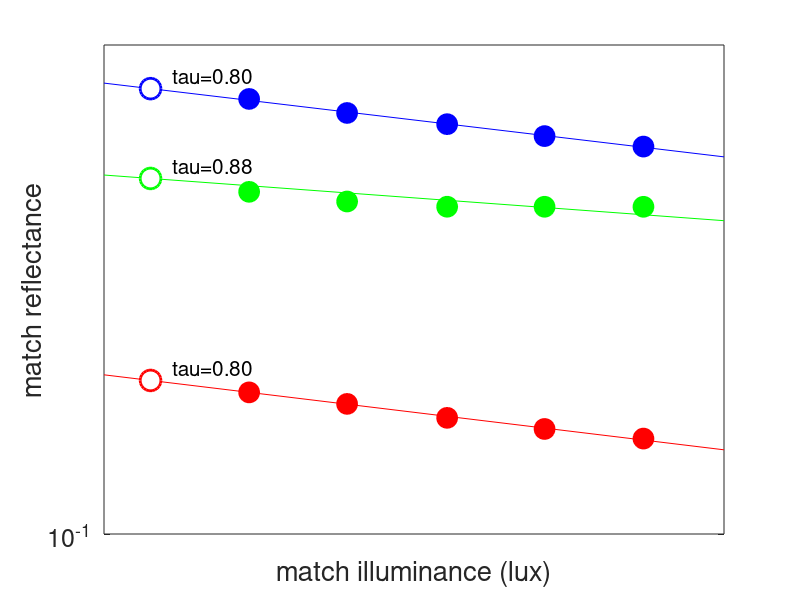

The MATLAB source for this figure: (Note: this script raises an error after producing the figure.)
% analysis_6_polarity_model.m Implementation of a lightness model that
%                             imposes a cost on lightness matches that
%                             have the opposite contrast polarity as the
%                             reference stimulus

clear
clc

% stimulus properties
background_ref = 0.35;                  % background reflectance
reference_ref = [ 0.18 0.39 0.55 ];     % reference patch reflectances
reference_illum = 116;                  % reference illuminance (lux)
match_illum = [ 145 181 227 283 354 ];  % match illuminances (lux)

% model parameters and simulation settings
tau = 0.8;       % Thouless ratio when contrast polarity penalty is zero
w = 1;           % weight assigned to contrast polarity penalty
sigma = 0.03;    % standard deviation of model observer's reflectance estimates
alpha = 0.05;    % determines saturation point of contrast polarity penalty function
beta = 2;        % determines shape of contrast polarity penalty function
ntrials = 1000;  % number of simulated trials per match

clf
hold on

% step through reference reflectances
for k = 1:numel(reference_ref)

    % initialize matrix of match settings
    match_ref = NaN(numel(match_illum),ntrials);

    % step through match illuminances
    for i = 1:numel(match_illum)

        % simulate many trials
        for j = 1:ntrials

            % find match reflectance, without yet taking into account the penalty term for contrast polarity
            ref2match = @(r) exp( log(r) + (tau-1) * (log(match_illum(i)) - log(reference_illum)) );  % this is equation (4) in the paper
            match_ref0 = ref2match(reference_ref(k)) + normrnd(0,sigma);

            % define the penalty for opposite contrast polarity matches
            penaltyfn = @(r) wblcdf( sign(reference_ref(k)-background_ref)*(background_ref-r), alpha, beta);

            % find the match setting that minimizes weighted sum of both error terms
            errfn = @(r) (r-match_ref0).^2 + w * penaltyfn(r);
            match_ref(i,j) = fminbnd(errfn,0,1);

        end

    end

    % find median match settings
    match_ref = median(match_ref,2);

    % find Thouless ratio via linear regression of log match reflectance vs. log match illuminance,
    % with fit line constrained to pass through data point for reference stimulus
    fitfn = @(i, m) exp( log(reference_ref(k)) + m*(log(i)-log(reference_illum)) );
    errfn = @(p) sum( (log(fitfn(match_illum(:),p)) - log(match_ref(:))).^2 );
    phat = fminbnd(errfn,-1.5,0.5);
    tau_fit(k) = phat+1;
    fprintf('reference reflectance %.2f: tau = %.2f\n',reference_ref(k), tau_fit(k));

    % plot results and linear fit
    colors = 'rgb';
    h(k) = plot(match_illum,match_ref,'o','MarkerSize',15,'Color',colors(k),'MarkerFaceColor',colors(k));
    xlim = [ 0.9*reference_illum 1.2*max(match_illum) ];
    plot(xlim,fitfn(xlim,phat),'-','Color',colors(k));
    % plot(xlim, exp(b(1)*log(xlim) + b(2)),'-','Color',colors(k));
    plot(reference_illum, reference_ref(k),'o','MarkerSize',15,'Color',colors(k),'MarkerFaceColor','w','LineWidth', 2);
    hh = text(1.05*reference_illum, 1.05*reference_ref(k), sprintf('tau=%.2f',tau_fit(k)));
    set(hh,'FontSize',15);

end

% format figure
set(gca,'XScale','log','YScale','log');
set(gca,'XLim',xlim,'YLim',[ 0.1 0.65 ]);
set(gca,'Box','on');
hold off
set(gca,'FontSize',18);
xlabel 'match illuminance (lux)'
ylabel 'match reflectance'
legend(h,sprintfc('%.2f',reference_ref),'Location','SouthWest');
